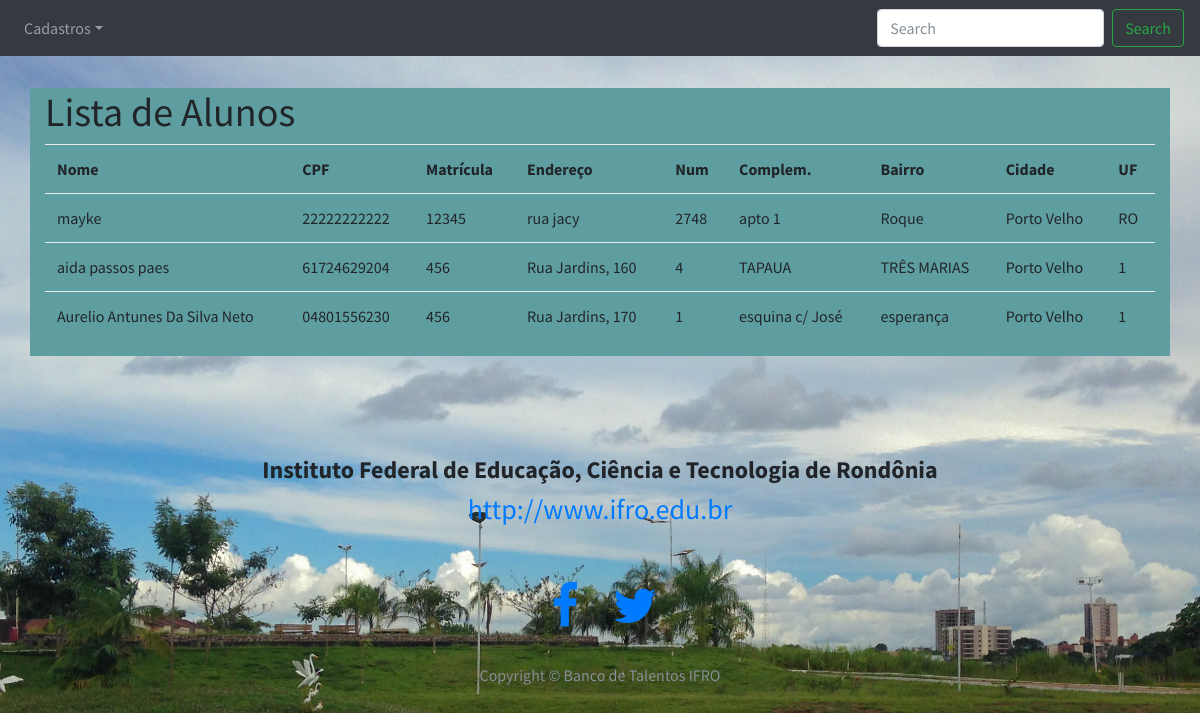
Page /listarAlunos on the committed database.
### models.py (models this page shows, shortened)
class Pessoa(db.Model):
    __tablename__ = "pessoas"
    __table_args__ = {'extend_existing': True}
    __mapper_args__ = {'polymorphic_identity': 'pessoa'}
    id = db.Column(db.Integer, autoincrement=True, primary_key=True)
    nome        = db.Column(db.String(100))
    endereco    = db.Column(db.String(50))
    num         = db.Column(db.String(10))
    complemento = db.Column(db.String(40))
    bairro      = db.Column(db.String(50))
    cidade      = db.Column(db.String(50))
    uf          = db.Column(db.String(50))
    telefone    = db.Column(db.String(15))
    email    = db.Column(db.String(15), unique= True)
    password = db.Column(db.String(10))
    tipo     = db.Column(db.Integer)  # 1 para IFRO - 2 para VISITANTE

class Aluno(Pessoa):
    __tablename__ = "alunos"
    __table_args__ = {'extend_existing': True}
    __mapper_args__ = {'polymorphic_identity': 'aluno'}
    id = db.Column(db.Integer, db.ForeignKey('pessoas.id'), primary_key=True)
    cpf = db.Column(db.String(11))
    matricula = db.Column(db.Integer)

class Pessoa(db.Model):
    __tablename__ = "pessoas"
    __table_args__ = {'extend_existing': True}
    __mapper_args__ = {'polymorphic_identity': 'pessoa'}
    id = db.Column(db.Integer, autoincrement=True, primary_key=True)
    nome        = db.Column(db.String(100))
    endereco    = db.Column(db.String(50))
    num         = db.Column(db.String(10))
    complemento = db.Column(db.String(40))
    bairro      = db.Column(db.String(50))
    cidade      = db.Column(db.String(50))
    uf          = db.Column(db.String(50))
    telefone    = db.Column(db.String(15))
    email    = db.Column(db.String(15), unique= True)
    password = db.Column(db.String(10))
    tipo     = db.Column(db.Integer)  # 1 para IFRO - 2 para VISITANTE

### app.py (the view)
@app.route('/listarAlunos')    #Abrir Formulário de cadastro de aluno
def listarAlunos():
    alunos = models.Aluno.query.all()
    return render_template('listarAlunos.html', alunos=alunos)

### app.py (called while the page is built)
@login_manager.request_loader
def request_loader(request):
    email = request.form.get('email')
    if email not in users:
        return #'Não existe o e-mail {} cadastrado no banco'.format(email)
    user = User()
    user.id = email
    return user

### templates/listarAlunos.html (shortened to what this page needs)
{% extends 'base_ifro.html' %}
{% block conteudo %}
<br>
<br>
<div class="container" >
    <div class="row">
        <div class="col-md-12" style="background: cadetblue">
            <h1>Lista de Alunos</h1>
            <table class="table table-hover">
                <tr>
                    <th>Nome</th>
                    <th>CPF</th>
                    <th>Matrícula</th>
                    <th>Endereço</th>
                    <th>Num</th>
                    <th>Complem.</th>
                    <th>Bairro</th>
                    <th>Cidade</th>
                    <th>UF</th>
                </tr>
                {% for aluno in alunos: %}
                <tr>
                    <td>{{ aluno.nome }}</td>
                    <td>{{ aluno.cpf }}</td>
                    <td>{{ aluno.matricula }}</td>
                    <td>{{ aluno.endereco }}</td>
                    <td>{{ aluno.num }}</td>
                    <td>{{ aluno.complemento }}</td>
                    <td>{{ aluno.bairro }}</td>
                    <td>{{ aluno.cidade }}</td>
                    <td>{{ aluno.uf }}</td>
                </tr>
                {% endfor %}
            </table>
        </div>
    </div>
</div>
{% endblock %}

### templates/base_ifro.html (shortened to what this page needs)
<!DOCTYPE html>
<head>
    <link href="../static/vendor/bootstrap/css/bootstrap.min.css" rel="stylesheet">
     <link href="../static/vendor/font-awesome/css/font-awesome.min.css" rel="stylesheet" type="text/css">
     <link href="../static/css/stylish-portfolio.css" rel="stylesheet">
     <link href="../static/css/signin.css" rel="stylesheet">
</head>
<body>
        <nav class="navbar navbar-expand-md navbar-dark bg-dark fixed-top">
                <div class="collapse navbar-collapse" id="navbarsExampleDefault">
                <ul class="navbar-nav mr-auto">
                    <li class="nav-item dropdown">
                    <a class="nav-link dropdown-toggle" href="http://example.com" id="dropdown01" data-toggle="dropdown" aria-haspopup="true" aria-expanded="false">
                        Cadastros</a>
                    </li>
                </ul>
                <form class="form-inline my-2 my-lg-0">
                    <input class="form-control mr-sm-2" type="text" placeholder="Search" aria-label="Search">
                    <button class="btn btn-outline-success my-2 my-sm-0" type="submit">Search</button>
                </form>
                </div>
            </nav>
 {% block conteudo %}
 {% endblock %}
 {% block rodape %}
    <footer>
        <div class="container">
            <div class="row">
            <div class="col-lg-10 mx-auto text-center">
                <h4>
                    <strong>Instituto Federal de Educação, Ciência e Tecnologia de Rondônia</strong>
                </h4>
                <h3>
                    <a href="http://www.ifro.edu.br">http://www.ifro.edu.br</a>
                </h3>
                <br>
                <br>
                <ul class="list-inline">
                    <li class="list-inline-item">
                        <a href="https://www.facebook.com/ifrondonia/" target="_blank">
                        <i class="fa fa-facebook fa-fw fa-3x"></i>
                        </a>
                    </li>
                    <li class="list-inline-item">
                        <a href="https://twitter.com/ifrondonia" target="_blank">
                        <i class="fa fa-twitter fa-fw fa-3x"></i>
                        </a>
                    </li>
                </ul>
                <hr class="small">
                <p class="text-muted">Copyright &copy; Banco de Talentos IFRO</p>
            </div>
            </div>
        </div>
    </footer>
 {% endblock %}
</body>
</html>

### static/css/stylish-portfolio.css (style rules this page uses)
html, body { width: 100%; height: 100%; }
body { font-family: 'Source Sans Pro', 'Helvetica Neue', Helvetica, Arial, sans-serif; background: url(../img/parque_cidade.jpg ) no-repeat center center scroll ; -webkit-background-size: cover; -moz-background-size: cover; -o-background-size: cover; background-size: cover; }
hr.small { max-width: 100px; }
footer { padding: 100px 0; }

### static/css/signin.css (style rules this page uses)
body { padding-top: 40px; padding-bottom: 40px; background-color: #eee; }

### rows in the picture
Aluno: nome "mayke", cpf "22222222222", matricula "12345", endereco "rua jacy", num "2748", complemento "apto 1", bairro "Roque", cidade "Porto Velho", uf "RO"
Aluno: nome "aida passos paes", cpf "61724629204", matricula "456", endereco "Rua Jardins, 160", num "4", complemento "TAPAUA", bairro "TRÊS MARIAS", cidade "Porto Velho", uf "1"
Aluno: nome "Aurelio Antunes Da Silva Neto", cpf "04801556230", matricula "456", endereco "Rua Jardins, 170", num "1", complemento "esquina c/ José", bairro "esperança", cidade "Porto Velho", uf "1"
